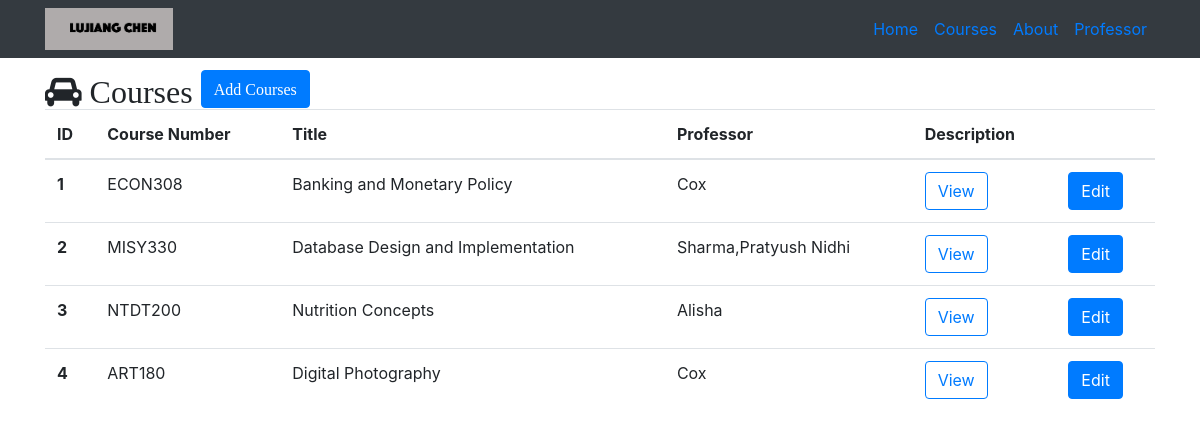
Screenshot of /courses with the database file from the repository.
### resume.py (models this page shows)
class Course(db.Model):
    __tablename__ = 'courses'
    id = db.Column(db.Integer, primary_key=True)
    number = db.Column(db.String(60))
    title = db.Column(db.String(256))
    description = db.Column(db.Text)
    professor_id = db.Column(db.Integer, db.ForeignKey('professors.id'))

class Professor(db.Model):
    __tablename__ = 'professors'
    id = db.Column(db.Integer, primary_key=True)
    name = db.Column(db.String(64))
    department = db.Column(db.String(64))
    courses = db.relationship('Course', backref='professor')

### resume.py (the view)
@app.route('/courses')
def courses():
    courses = Course.query.all()
    return render_template('courses.html', courses=courses)

### templates/courses.html (shortened to what this page needs)
{% extends "home-base.html" %}
{% block head %} {{ super () }} {% endblock %}
{% block page_content %}
<div class="container">
  <i class="fa fa-car fa-2x" aria-hidden="true"> Courses
    <a href="/course/add" class="btn btn-primary" role="button" aria-disabled="true">Add Courses</a>
  </i>
  {% if courses %}
  <table class="table">
    <thead>
      <tr>
        <th>ID</th>
        <th>Course Number</th>
        <th>Title</th>
        <th>Professor</th>
        <th>Description</th>
        <th></th>
      </tr>
    </thead>
    <tbody>
      {% for course in courses %}
      <tr>
              <th scope="row">{{course.id}}</th>
              <td>{{course.number}}</td>
              <td>{{course.title}}</td>
              <td>{{course.professor.name}}</td>
              <td>
      <button type="button" class="btn btn-outline-primary" data-toggle="modal" data-target="#{{course.id}}">View</button>
      </td>
      <td>
        <a href="/course/edit/{{course.id}}" class="btn btn-primary" role="button" aria-disabled="true">Edit</a>
      </td>
      {% endfor%}
       </tr>
    </tbody>
  </table>
  {% else %}
  <h3>There are no courses in the database yet.</h3>
  {% endif %}
</div>
{% endblock %}

### templates/home-base.html (shortened to what this page needs)
<!DOCTYPE html>
<html>
  <head>
    {% block head %}
  <link rel="stylesheet" href="https://maxcdn.bootstrapcdn.com/bootstrap/4.0.0-beta.2/css/bootstrap.min.css">
  <link rel="stylesheet" href="https://maxcdn.bootstrapcdn.com/font-awesome/4.7.0/css/font-awesome.min.css">
  <link rel="stylesheet" type="text/css" href="{{ url_for('static', filename='resume.css') }}">
  {% endblock%}
  </head>
  <body>
    <nav class="navbar navbar-expand-lg navbar-blue bg-dark fixed-top">
      <div class="container">
        <img src="/static/NAME.png" alt="name" style="width:128px;height:px;" >
        <div class="collapse navbar-collapse" id="navbarResponsive">
          <ul class="navbar-nav ml-auto">
            <li class="nav-item">
              <a class="nav-link" href="http://127.0.0.1:5000/#">Home</a>
            </li>
            <li class="nav-item">
              <a class="nav-link" href="http://127.0.0.1:5000/courses">Courses</a>
            </li>
            <li class="nav-item">
              <a class="nav-link" href="http://127.0.0.1:5000/about">About</a>
            </li>
            <li class="nav-item">
            <a class="nav-link" href="http://127.0.0.1:5000/professors">Professor</a>
            </li>
          </ul>
        </div>
      </div>
    </nav>
  {% block page_content%}
  {% endblock%}
  </body>
</html>

### static/resume.css (style rules this page uses)
body { padding-top: 54px; }

### templates/home-base.html (style rules this page uses)
body { padding-top: 70px; }

### rows the page displays
Course: id "1", number "ECON308", title "Banking and Monetary Policy", professor.name "Cox"
Course: id "2", number "MISY330", title "Database Design and Implementation", professor.name "Sharma,Pratyush Nidhi"
Course: id "3", number "NTDT200", title "Nutrition Concepts", professor.name "Alisha"
Course: id "4", number "ART180", title "Digital Photography", professor.name "Cox"
